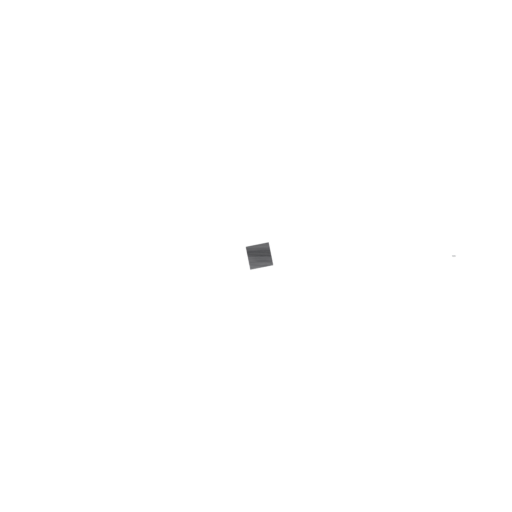
#> input picture assets/ui/knobs_test/base_body_concrete.png, 512 x 512 px, found by its file name
$ python preview_knob_composite.py
#> lines starting #> are read from the running program, lines starting #| are printed output that depends on the picture
#!/usr/bin/env python3
"""Preview knob composite layers before building the plugin.

Usage:
    python3 scripts/preview_knob_composite.py [--rotation DEGREES]

Example:
    python3 scripts/preview_knob_composite.py --rotation 45
"""

import sys
import argparse
from pathlib import Path
from PIL import Image, ImageDraw
import math

def rotate_image(image, angle_degrees):
    """Rotate image around its center, preserving alpha."""
    return image.rotate(angle_degrees, resample=Image.BICUBIC, expand=False)

def composite_knob_layers(base_dir, rotation_degrees=0):
    """Composite all 4 knob layers with optional rotation."""
#> called with base_dir = 'assets/ui/knobs_test', rotation_degrees = 0
    base_dir = Path(base_dir)

    # Load all 4 layers
    layers = {
        'base': base_dir / 'base_body_concrete.png',
        'ring': base_dir / 'detail_ring_engraved.png',
        'indicator': base_dir / 'indicator_metal.png',
        'cap': base_dir / 'center_cap_brushed_metal.png'
    }

    # Verify all layers exist
    for name, path in layers.items():
        if not path.exists():
            print(f"❌ Missing layer: {path}")
            sys.exit(1)

    # Load images
    base = Image.open(layers['base']).convert('RGBA')
#> base is the input picture: PIL image 512x512 RGBA; mean R, G, B, A 0.3, 0.3, 0.3, 0.5
    ring = Image.open(layers['ring']).convert('RGBA')
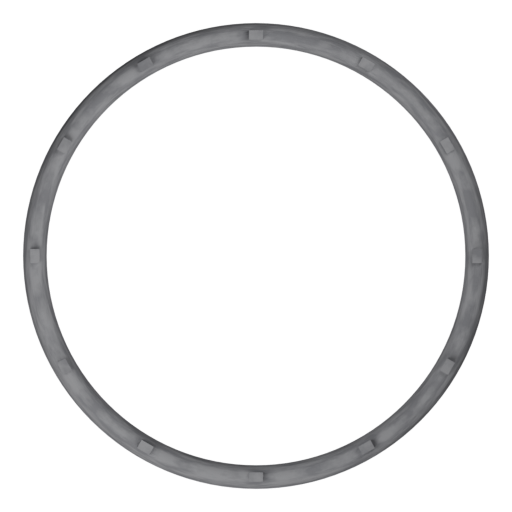
#> input picture assets/ui/knobs_test/detail_ring_engraved.png, 512 x 512 px, found by its file name
#> ring is the input picture: PIL image 512x512 RGBA; mean R, G, B, A 15.2, 15.2, 15.6, 31.4
    indicator = Image.open(layers['indicator']).convert('RGBA')
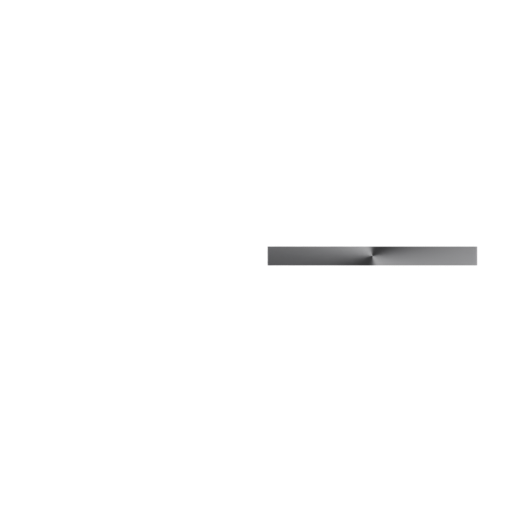
#> input picture assets/ui/knobs_test/indicator_metal.png, 512 x 512 px, found by its file name
#> indicator is the input picture: PIL image 512x512 RGBA; mean R, G, B, A 2, 2, 2, 3.8
    cap = Image.open(layers['cap']).convert('RGBA')
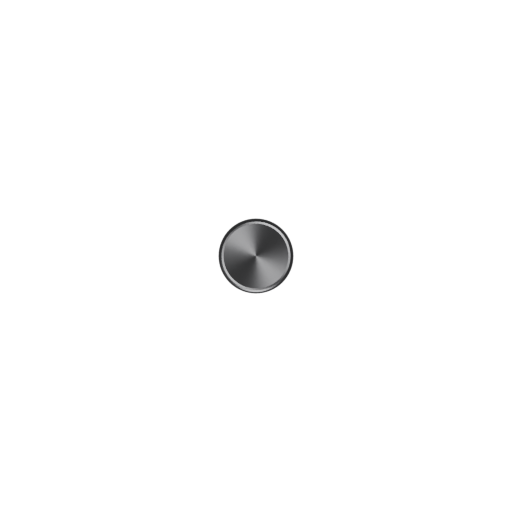
#> input picture assets/ui/knobs_test/center_cap_brushed_metal.png, 512 x 512 px, found by its file name
#> cap is the input picture: PIL image 512x512 RGBA; mean R, G, B, A 1.8, 1.8, 1.9, 4.2

    # Get dimensions (all should be same size)
    width, height = base.size
#> width = 512; height = 512
    print(f"📐 Layer size: {width}×{height}")
#| 📐 Layer size: 512×512

    # Create blank canvas
    composite = Image.new('RGBA', (width, height), (0, 0, 0, 0))
#> composite: PIL image 512x512 RGBA; every value is 0

    # Layer 0: Base body (rotates)
    rotated_base = rotate_image(base, -rotation_degrees)
    composite = Image.alpha_composite(composite, rotated_base)
    print(f"✅ Layer 0: Base body (rotated {rotation_degrees}°)")

    # Layer 1: Detail ring (static)
    composite = Image.alpha_composite(composite, ring)
    print(f"✅ Layer 1: Detail ring (static)")

    # Layer 2: Indicator (rotates)
    rotated_indicator = rotate_image(indicator, -rotation_degrees)
    composite = Image.alpha_composite(composite, rotated_indicator)
    print(f"✅ Layer 2: Indicator (rotated {rotation_degrees}°)")

    # Layer 3: Center cap (static)
    composite = Image.alpha_composite(composite, cap)
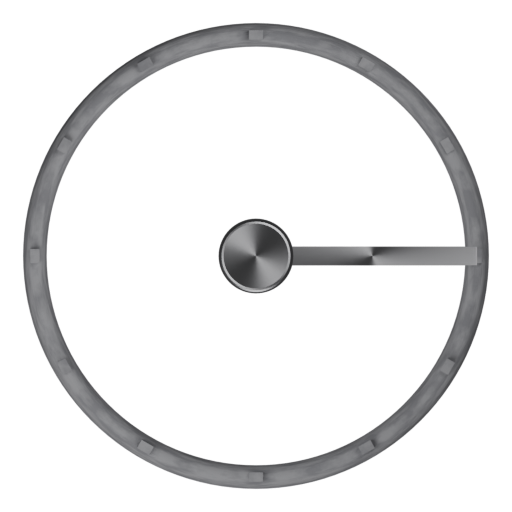
#> composite: PIL image 512x512 RGBA; mean R, G, B, A 18.4, 18.5, 18.9, 38.8; transparent parts drawn white
    print(f"✅ Layer 3: Center cap (static)")

    return composite

def main():
    parser = argparse.ArgumentParser(description='Preview knob composite')
    parser.add_argument('--rotation', type=float, default=0,
                       help='Rotation angle in degrees (default: 0)')
    parser.add_argument('--out', type=str, default=None,
                       help='Output path (default: show in preview)')
    parser.add_argument('--dir', type=str,
                       default='assets/ui/knobs_test',
                       help='Knob layers directory')

    args = parser.parse_args()

    print(f"🎨 Compositing knob layers from: {args.dir}")
    print(f"🔄 Rotation: {args.rotation}°")
    print()

    composite = composite_knob_layers(args.dir, args.rotation)

    if args.out:
        output_path = Path(args.out)
        output_path.parent.mkdir(parents=True, exist_ok=True)
        composite.save(output_path)
        print(f"\n💾 Saved to: {output_path}")
    else:
        print("\n👁️  Opening preview...")
        composite.show()

if __name__ == '__main__':
    main()
